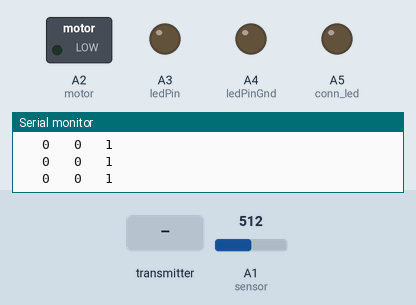
Simulated run of this sketch. Board: Arduino Uno, built with avr-gcc and run on an emulated ATmega328P. Shown: switched loads named in the sketch (green lamp = pin HIGH), output pins drawn as LEDs (lit = HIGH), the last lines printed to the serial monitor. Dashed ring = blinking. Inputs (shaded band) come from the test bench; at power-on: A1 (sensor) = 512. No radio packets arrive unless stated.

Above: at 1.2 s.
1.3 s: the transmitter starts sending _micros = 0
At 2.8 s:
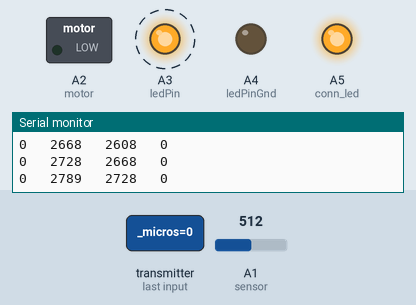
4.3 s: the transmitter starts sending motor_pwr = 1
At 6.6 s:
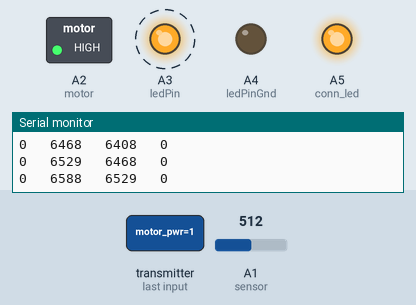
7.3 s: the transmitter starts sending motor_pwr = 0
At 10.0 s:
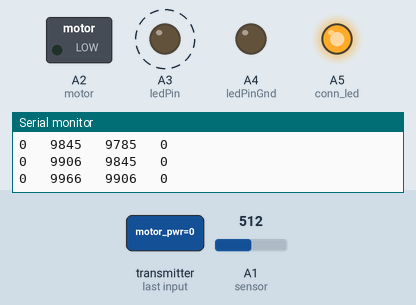
Timing chart, 0 to 14.3 s (numbered marks = the images above; inputs shaded):
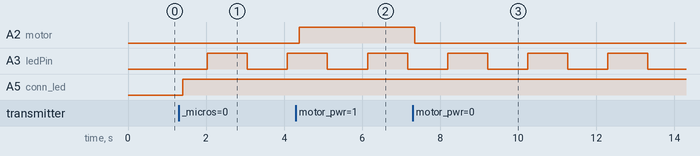

The sketch:

water_motorV2.ino
```cpp
/*
Second eteration for Waterlevel controller
created by ALBERT P JOSHI
*/

#include <SPI.h>
#include "RF24.h"

//For RADIO
 byte addresses[][6] = {"1Node","2Node"};
RF24 radio(8,10);
int conn_led=A5;                  //Led showing network connectivity
unsigned long currentRxTime;
unsigned long previousRxTime;
unsigned long rxThreshold=1000;
int rxError;

//For Heart
const int ledPin =  A3;
const int ledPinGnd=A4;
int heart = LOW;
unsigned long previousMillis = 0;
unsigned long currentMillis  = 0;
const long interval = 1000;


//For CurrentSensor
int sensor=A1;
double current=0;
double set_current=37805;
double max_current=37805;
double adc=0;

//For Motor
int motor =A2;
bool motor_pwr=LOW;

//For storing Level
int level;


struct sensorStruct
{
  unsigned long _micros; //Starting time in microseconds.
  float value;           //ADC value given out from waterLevel sensor.
  int level;             //Stores the current level of water in tank.
  bool motor_pwr=0;      //Determines wheather to switch the motor on/off.
} sendata;           //Struct for receiving sensor data

struct motorStruct
{
  double current;
  int state;
} motdata;           //Struct for sending and storing motor status.

void radioInt(){
  radio.begin();
  if(radio.isChipConnected())
     Serial.print("HARDWARE CONNECTED");

    else
    {
      digitalWrite(motor,LOW);
      Serial.print("HARDWARE ERROR");
    }

    radio.openWritingPipe(addresses[1]);
    radio.openReadingPipe(1,addresses[0]);
    radio.startListening();
}

void setup() {
  pinMode(ledPinGnd,OUTPUT);
  pinMode(ledPin,OUTPUT);
  pinMode(conn_led,OUTPUT);
  digitalWrite(ledPinGnd,LOW);
 Serial.begin(9600);
  pinMode(sensor,INPUT);
  pinMode(motor,OUTPUT);
  digitalWrite(motor,LOW);
  digitalWrite(ledPin,LOW);
 radioInt();
}

void heartbeat(){


  currentMillis=millis();
  if(currentMillis-previousMillis>=interval)
  {
    if(heart==LOW)
    {
      digitalWrite(ledPin,LOW);
      heart=HIGH;
    }else

    if(heart=HIGH)
    {
      digitalWrite(ledPin,HIGH);
      heart=LOW;
    }
    previousMillis=millis();
    }
}

void receive(){

 if( radio.available())
     { currentRxTime=millis();
      while (radio.available()) {                                   // While there is data ready
       radio.read( &sendata, sizeof(sendata) );                    // Get the payload
      }
      Serial.print(sendata._micros);
  }
  if((currentRxTime-previousRxTime>=rxThreshold)||(currentRxTime==previousRxTime)){
    rxError=1;
    digitalWrite(conn_led,LOW);
  }
  else{
    rxError=0;
    digitalWrite(conn_led,HIGH);
      }

      Serial.print("   ");
      Serial.print(currentRxTime);
      Serial.print("   ");
      Serial.print(previousRxTime);
      Serial.print("   ");
      Serial.println(rxError);
      previousRxTime=currentRxTime;
}

void process(){
  level = sendata.level;

 if(sendata.motor_pwr==1){
  motor_pwr=1;
 }

 if(sendata.motor_pwr==false){
  motor_pwr=0;
 }
motor_pwr=sendata.motor_pwr;

}

void handlePower(){

  if(motor_pwr==1){
  digitalWrite(motor,HIGH);
  }
  else
  {digitalWrite(motor,LOW);}

  if(current>set_current)
  {
    digitalWrite(motor,LOW);
    motor_pwr=0;
    sendata.motor_pwr=0;
  }

}

void getMotorStat(){
 for(int i=0;i<250;i++)
  {adc=analogRead(sensor);
    if(max_current<adc)
      max_current=adc;
  }

  max_current= max_current-512;
  current=(float)(((max_current/1024)*5000)*1000)/66;


  if(current<20000);  //under current

    if(current>60000); //over current
 }

void loop() {
heartbeat();
getMotorStat();
receive();
process();
getMotorStat();
handlePower();
 // Serial.print("LEVEL: ");
 // Serial.print(level);
 // Serial.print("  ");
 // Serial.print("MotorPower: ");
 // Serial.print(sendata.motor_pwr);
 // Serial.print("  ");
 // Serial.print("Current: ");
 // Serial.println(current);
}
```

Measured:
- after the input at 1.3 s, A5 (conn_led): LOW → HIGH after 0.10 s
- after the input at 4.3 s, A2 (motor): LOW → HIGH after 0.09 s
- after the input at 7.3 s, A2 (motor): HIGH → LOW at once
- by itself, A3 (ledPin): alternates HIGH for 1.0 s and LOW for 1.0 s
